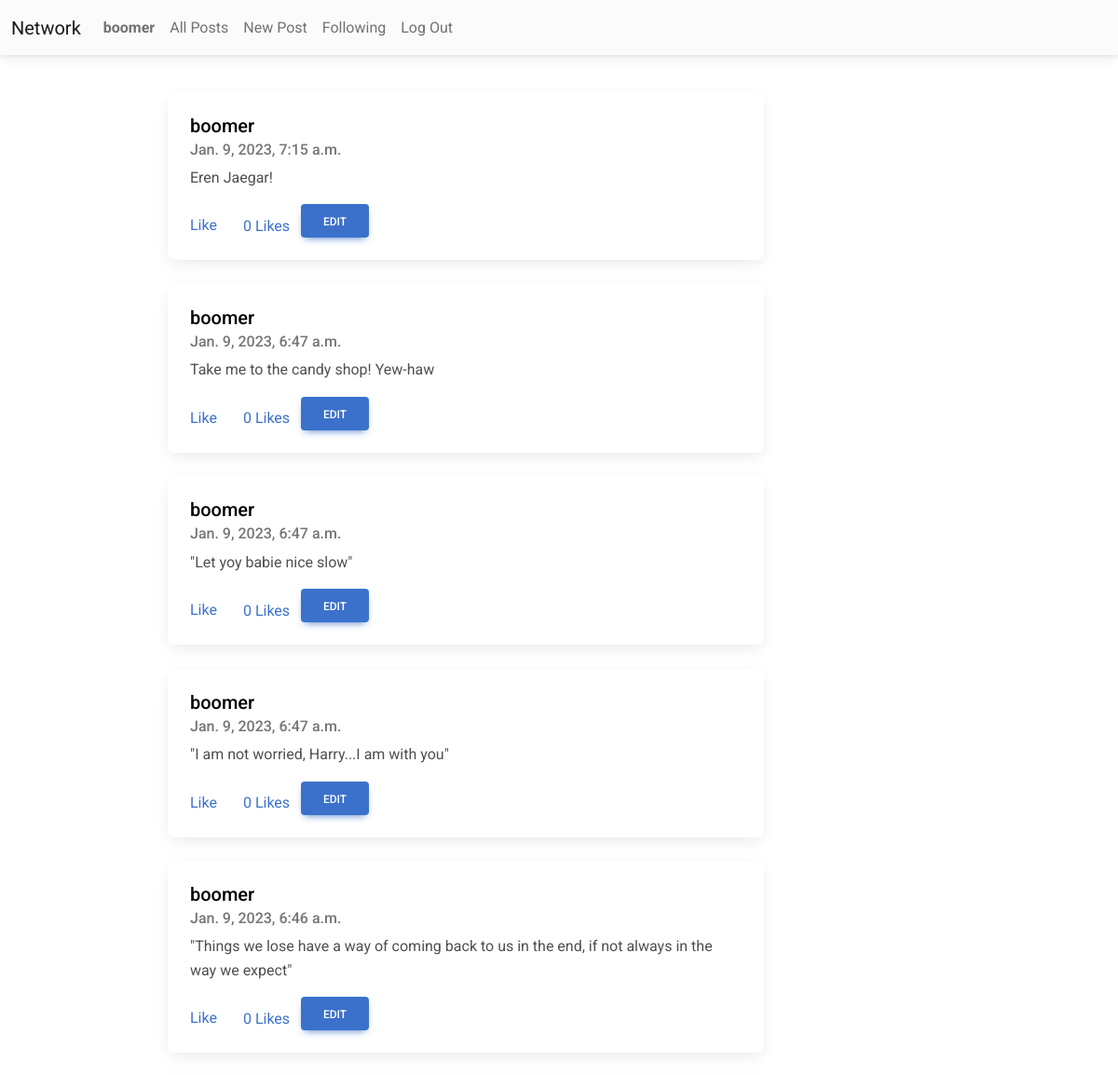
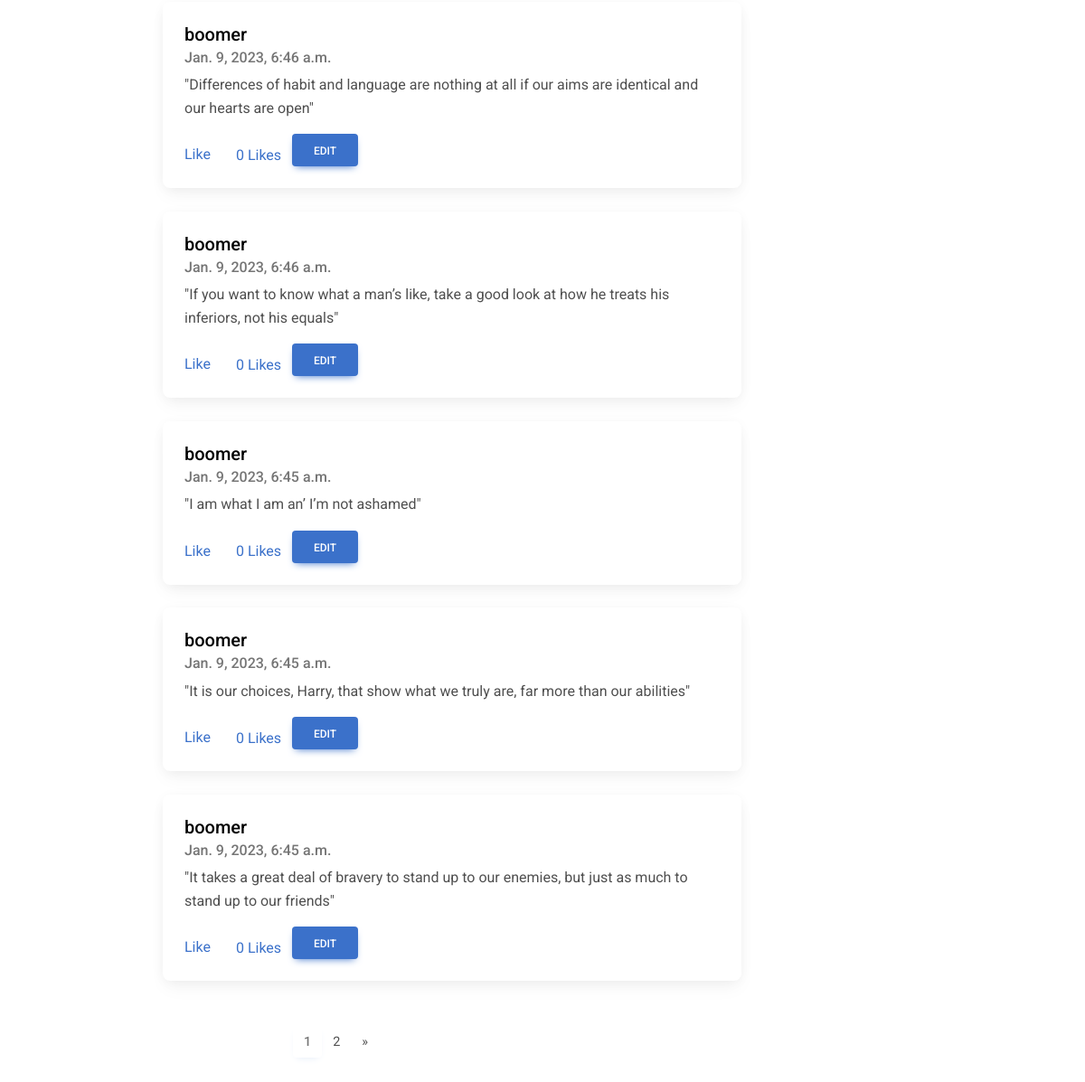
The app's page / (signed in) with its own data (2 pictures, top to bottom).
### network/models.py (models this page shows, shortened)
class User(AbstractUser):
    followers = models.ManyToManyField("User", blank=True, related_name="user_following")
    following = models.ManyToManyField("User", blank=True, related_name="user_followers")

class Post(models.Model):
    id = models.AutoField(primary_key=True)
    user = models.ForeignKey(User, on_delete=models.CASCADE, related_name="posts")
    content = models.TextField(blank=True)
    likes=models.ManyToManyField(User, blank=True, related_name="liked_posts")
    timestamp = models.DateTimeField(auto_now_add=True)

### network/views.py (the view)
# urls.py: path("", views.index, name="index"),
def index(request):
    posts = Post.objects.all().order_by('-timestamp')
    paginator = Paginator(posts, 10)
    page_number = request.GET.get('page')
    page_obj = paginator.get_page(page_number)
    total_pages = range(1, paginator.num_pages+1)
    return render(request, 'network/index.html', {'page_obj': page_obj, 'total_pages': total_pages})

### network/templates/network/index.html (shortened to what this page needs)
{% extends "network/layout.html" %}
{% load static %}
{% block body %}
    <div class="spacing">
        {% for post in page_obj %}
        <div class="card">
            <div class="card-body" id="post-{{post.pk}}">
                <a class="post_user" href="{% url 'profile' post.user %}"><h5 class="card-title">{{post.user}}</h5></a>
                <h6 class="card-subtitle mb-2 text-muted">{{ post.timestamp }}</h6>
                <p id="content-{{post.pk}}"class="card-text">{{ post.content }}</p>
                <a href="#" class="card-link">Like</a>
                <a href="#" class="card-link">
                    {% if post.like %}
                        {{ post.likes }} &nbsp
                    {% else %}
                        0 Likes &nbsp
                    {% endif %}
                </a>
                {% if user.is_authenticated %}
                    {% if user == post.user %}
                        <btn id="{{post.pk}}" class="btn btn-primary edit">Edit</btn>
                    {% endif %}
                {% endif %}
            </div>
        </div>
        <br>
        {% endfor %}
        <nav id="pagination">
            <ul class="pagination">
                {% for page in total_pages %}
                    {% if page_obj.number == page %}
                        <li class="page-item active disabled"><a class="page-link" href="#">{{ page }}</a></li>
                    {% else %}
                        <li class="page-item"><a class="page-link" href="?page={{page}}">{{ page }}</a></li>
                    {% endif %}
                {% endfor %}
                {% if page_obj.has_next %}
                    <li class="page-item">
                        <a class="page-link" href="?page={{ page_obj.next_page_number }}" aria-label="Next">
                            <span aria-hidden="true">&raquo;</span>
                        </a>
                    </li>
                {% endif %}
            </ul>
        </nav>
    </div>
{% endblock %}

### network/templates/network/navbar.html (shortened to what this page needs)
<nav class="navbar navbar-expand-lg navbar-light bg-light">
    <div class="container-fluid">
        <a class="navbar-brand" href="{% url 'index' %}">Network</a>
        <div class="collapse navbar-collapse" id="navbarNav">
        <ul class="navbar-nav">
            {% if user.is_authenticated %}
                <li class="nav-item">
                    <a class="nav-link" href="{% url 'profile' user.username %}"><strong>{{ user.username }}</strong></a>
                </li>
            {% endif %}
            <li class="nav-item">
            <a class="nav-link" href="{% url 'index' %}">All Posts</a>
            </li>
            {% if user.is_authenticated %}
                <li class="nav-item">
                    <a class="nav-link" href="{% url 'newpost' %}">New Post</a>
                </li>
                <li class="nav-item">
                    <a class="nav-link" href="{% url 'followingfeed' %}">Following</a>
                </li>
                <li class="nav-item">
                    <a class="nav-link" href="{% url 'logout' %}">Log Out</a>
                </li>
            {% endif %}
        </ul>
        </div>
    </div>
  </nav>

### network/static/network/styles.css (style rules this page uses)
.spacing { margin: 5vh 15vw; }
.card { width: 40rem; }
.post_user { text-decoration: none; color: #000; }
#pagination { text-align: center; align-items: center; margin: 3vh 12vw; }

### records on screen
User: username "boomer"
Post: user "boomer", timestamp "Jan. 9, 2023, 7:15 a.m.", content "Eren Jaegar!"
Post: user "boomer", timestamp "Jan. 9, 2023, 6:47 a.m.", content "Take me to the candy shop! Yew-haw"
Post: user "boomer", timestamp "Jan. 9, 2023, 6:47 a.m.", content "\"Let yoy babie nice slow\""
Post: user "boomer", timestamp "Jan. 9, 2023, 6:47 a.m.", content "\"I am not worried, Harry...I am with you\""
Post: user "boomer", timestamp "Jan. 9, 2023, 6:46 a.m.", content "\"Things we lose have a way of coming back to us in the end, if not always in the way we expect\""
Post: user "boomer", timestamp "Jan. 9, 2023, 6:46 a.m.", content "\"Differences of habit and language are nothing at all if our aims are identical and our hearts are open\""
Post: user "boomer", timestamp "Jan. 9, 2023, 6:46 a.m.", content "\"If you want to know what a man’s like, take a good look at how he treats his inferiors, not his equals\""
Post: user "boomer", timestamp "Jan. 9, 2023, 6:45 a.m.", content "\"I am what I am an’ I’m not ashamed\""
Post: user "boomer", timestamp "Jan. 9, 2023, 6:45 a.m.", content "\"It is our choices, Harry, that show what we truly are, far more than our abilities\""
Post: user "boomer", timestamp "Jan. 9, 2023, 6:45 a.m.", content "\"It takes a great deal of bravery to stand up to our enemies, but just as much to stand up to our friends\""

### other values on screen
{{ page }} "1"
{{ page }} "2"
